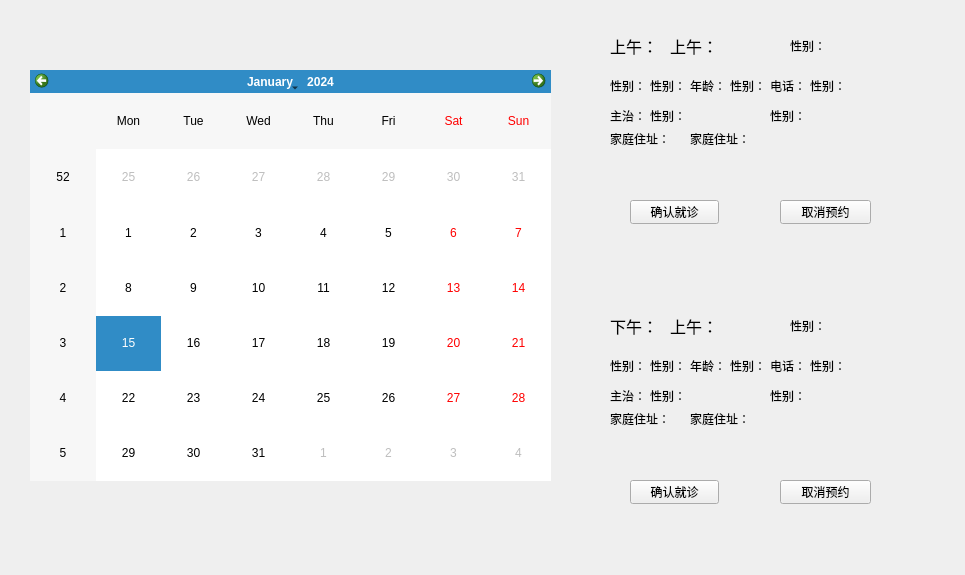
<?xml version="1.0" encoding="UTF-8"?>
<ui version="4.0">
 <class>Order</class>
 <widget class="QWidget" name="Order">
  <property name="geometry">
   <rect>
    <x>0</x>
    <y>0</y>
    <width>965</width>
    <height>575</height>
   </rect>
  </property>
  <property name="windowTitle">
   <string>Form</string>
  </property>
  <widget class="QCalendarWidget" name="calendarWidget">
   <property name="geometry">
    <rect>
     <x>30</x>
     <y>70</y>
     <width>521</width>
     <height>411</height>
    </rect>
   </property>
  </widget>
  <widget class="QWidget" name="widget" native="true">
   <property name="geometry">
    <rect>
     <x>590</x>
     <y>20</y>
     <width>341</width>
     <height>531</height>
    </rect>
   </property>
   <widget class="QWidget" name="widget_2" native="true">
    <property name="geometry">
     <rect>
      <x>10</x>
      <y>10</y>
      <width>321</width>
      <height>221</height>
     </rect>
    </property>
    <widget class="QLabel" name="label">
     <property name="geometry">
      <rect>
       <x>10</x>
       <y>0</y>
       <width>51</width>
       <height>31</height>
      </rect>
     </property>
     <property name="font">
      <font>
       <family>黑体</family>
       <pointsize>12</pointsize>
      </font>
     </property>
     <property name="text">
      <string>上午：</string>
     </property>
    </widget>
    <widget class="QLabel" name="label_name">
     <property name="geometry">
      <rect>
       <x>70</x>
       <y>0</y>
       <width>51</width>
       <height>31</height>
      </rect>
     </property>
     <property name="font">
      <font>
       <family>黑体</family>
       <pointsize>12</pointsize>
      </font>
     </property>
     <property name="text">
      <string>上午：</string>
     </property>
    </widget>
    <widget class="QWidget" name="widget_time" native="true">
     <property name="geometry">
      <rect>
       <x>0</x>
       <y>30</y>
       <width>321</width>
       <height>191</height>
      </rect>
     </property>
     <widget class="QLabel" name="label_2">
      <property name="geometry">
       <rect>
        <x>90</x>
        <y>10</y>
        <width>41</width>
        <height>31</height>
       </rect>
      </property>
      <property name="text">
       <string>年龄：</string>
      </property>
     </widget>
     <widget class="QLabel" name="label_phone">
      <property name="geometry">
       <rect>
        <x>210</x>
        <y>10</y>
        <width>101</width>
        <height>31</height>
       </rect>
      </property>
      <property name="text">
       <string>性别：</string>
      </property>
     </widget>
     <widget class="QLabel" name="label_sex">
      <property name="geometry">
       <rect>
        <x>50</x>
        <y>10</y>
        <width>41</width>
        <height>31</height>
       </rect>
      </property>
      <property name="text">
       <string>性别：</string>
      </property>
     </widget>
     <widget class="QLabel" name="label_state">
      <property name="geometry">
       <rect>
        <x>170</x>
        <y>40</y>
        <width>41</width>
        <height>31</height>
       </rect>
      </property>
      <property name="text">
       <string>性别：</string>
      </property>
     </widget>
     <widget class="QLabel" name="label_mainAppeal">
      <property name="geometry">
       <rect>
        <x>50</x>
        <y>40</y>
        <width>101</width>
        <height>31</height>
       </rect>
      </property>
      <property name="text">
       <string>性别：</string>
      </property>
     </widget>
     <widget class="QLabel" name="label_8">
      <property name="geometry">
       <rect>
        <x>10</x>
        <y>70</y>
        <width>71</width>
        <height>51</height>
       </rect>
      </property>
      <property name="text">
       <string>家庭住址：</string>
      </property>
      <property name="alignment">
       <set>Qt::AlignLeading|Qt::AlignLeft|Qt::AlignTop</set>
      </property>
     </widget>
     <widget class="QLabel" name="label_address">
      <property name="geometry">
       <rect>
        <x>90</x>
        <y>70</y>
        <width>221</width>
        <height>51</height>
       </rect>
      </property>
      <property name="text">
       <string>家庭住址：</string>
      </property>
      <property name="alignment">
       <set>Qt::AlignLeading|Qt::AlignLeft|Qt::AlignTop</set>
      </property>
     </widget>
     <widget class="QLabel" name="label_4">
      <property name="geometry">
       <rect>
        <x>10</x>
        <y>10</y>
        <width>41</width>
        <height>31</height>
       </rect>
      </property>
      <property name="text">
       <string>性别：</string>
      </property>
     </widget>
     <widget class="QLabel" name="label_age">
      <property name="geometry">
       <rect>
        <x>130</x>
        <y>10</y>
        <width>41</width>
        <height>31</height>
       </rect>
      </property>
      <property name="text">
       <string>性别：</string>
      </property>
     </widget>
     <widget class="QLabel" name="label_5">
      <property name="geometry">
       <rect>
        <x>10</x>
        <y>40</y>
        <width>41</width>
        <height>31</height>
       </rect>
      </property>
      <property name="text">
       <string>主治：</string>
      </property>
     </widget>
     <widget class="QLabel" name="label_10">
      <property name="geometry">
       <rect>
        <x>170</x>
        <y>10</y>
        <width>41</width>
        <height>31</height>
       </rect>
      </property>
      <property name="text">
       <string>电话：</string>
      </property>
     </widget>
     <widget class="QPushButton" name="pushButton_sureOrder">
      <property name="geometry">
       <rect>
        <x>30</x>
        <y>140</y>
        <width>89</width>
        <height>24</height>
       </rect>
      </property>
      <property name="text">
       <string>确认就诊</string>
      </property>
     </widget>
     <widget class="QPushButton" name="pushButton_cancelOrder">
      <property name="geometry">
       <rect>
        <x>180</x>
        <y>140</y>
        <width>91</width>
        <height>24</height>
       </rect>
      </property>
      <property name="text">
       <string>取消预约</string>
      </property>
     </widget>
    </widget>
    <widget class="QLabel" name="label_ID">
     <property name="geometry">
      <rect>
       <x>190</x>
       <y>0</y>
       <width>71</width>
       <height>31</height>
      </rect>
     </property>
     <property name="text">
      <string>性别：</string>
     </property>
    </widget>
   </widget>
   <widget class="QWidget" name="widget_3" native="true">
    <property name="geometry">
     <rect>
      <x>10</x>
      <y>290</y>
      <width>321</width>
      <height>221</height>
     </rect>
    </property>
    <widget class="QLabel" name="label_13">
     <property name="geometry">
      <rect>
       <x>10</x>
       <y>0</y>
       <width>51</width>
       <height>31</height>
      </rect>
     </property>
     <property name="font">
      <font>
       <family>黑体</family>
       <pointsize>12</pointsize>
      </font>
     </property>
     <property name="text">
      <string>下午：</string>
     </property>
    </widget>
    <widget class="QLabel" name="label_name_3">
     <property name="geometry">
      <rect>
       <x>70</x>
       <y>0</y>
       <width>51</width>
       <height>31</height>
      </rect>
     </property>
     <property name="font">
      <font>
       <family>黑体</family>
       <pointsize>12</pointsize>
      </font>
     </property>
     <property name="text">
      <string>上午：</string>
     </property>
    </widget>
    <widget class="QWidget" name="widget_time_3" native="true">
     <property name="geometry">
      <rect>
       <x>0</x>
       <y>30</y>
       <width>321</width>
       <height>191</height>
      </rect>
     </property>
     <widget class="QLabel" name="label_14">
      <property name="geometry">
       <rect>
        <x>90</x>
        <y>10</y>
        <width>41</width>
        <height>31</height>
       </rect>
      </property>
      <property name="text">
       <string>年龄：</string>
      </property>
     </widget>
     <widget class="QLabel" name="label_phone_3">
      <property name="geometry">
       <rect>
        <x>210</x>
        <y>10</y>
        <width>101</width>
        <height>31</height>
       </rect>
      </property>
      <property name="text">
       <string>性别：</string>
      </property>
     </widget>
     <widget class="QLabel" name="label_sex_3">
      <property name="geometry">
       <rect>
        <x>50</x>
        <y>10</y>
        <width>41</width>
        <height>31</height>
       </rect>
      </property>
      <property name="text">
       <string>性别：</string>
      </property>
     </widget>
     <widget class="QLabel" name="label_state_3">
      <property name="geometry">
       <rect>
        <x>170</x>
        <y>40</y>
        <width>41</width>
        <height>31</height>
       </rect>
      </property>
      <property name="text">
       <string>性别：</string>
      </property>
     </widget>
     <widget class="QLabel" name="label_mainAppeal_3">
      <property name="geometry">
       <rect>
        <x>50</x>
        <y>40</y>
        <width>101</width>
        <height>31</height>
       </rect>
      </property>
      <property name="text">
       <string>性别：</string>
      </property>
     </widget>
     <widget class="QLabel" name="label_15">
      <property name="geometry">
       <rect>
        <x>10</x>
        <y>70</y>
        <width>71</width>
        <height>51</height>
       </rect>
      </property>
      <property name="text">
       <string>家庭住址：</string>
      </property>
      <property name="alignment">
       <set>Qt::AlignLeading|Qt::AlignLeft|Qt::AlignTop</set>
      </property>
     </widget>
     <widget class="QLabel" name="label_address_3">
      <property name="geometry">
       <rect>
        <x>90</x>
        <y>70</y>
        <width>221</width>
        <height>51</height>
       </rect>
      </property>
      <property name="text">
       <string>家庭住址：</string>
      </property>
      <property name="alignment">
       <set>Qt::AlignLeading|Qt::AlignLeft|Qt::AlignTop</set>
      </property>
     </widget>
     <widget class="QLabel" name="label_16">
      <property name="geometry">
       <rect>
        <x>10</x>
        <y>10</y>
        <width>41</width>
        <height>31</height>
       </rect>
      </property>
      <property name="text">
       <string>性别：</string>
      </property>
     </widget>
     <widget class="QLabel" name="label_age_3">
      <property name="geometry">
       <rect>
        <x>130</x>
        <y>10</y>
        <width>41</width>
        <height>31</height>
       </rect>
      </property>
      <property name="text">
       <string>性别：</string>
      </property>
     </widget>
     <widget class="QLabel" name="label_17">
      <property name="geometry">
       <rect>
        <x>10</x>
        <y>40</y>
        <width>41</width>
        <height>31</height>
       </rect>
      </property>
      <property name="text">
       <string>主治：</string>
      </property>
     </widget>
     <widget class="QLabel" name="label_18">
      <property name="geometry">
       <rect>
        <x>170</x>
        <y>10</y>
        <width>41</width>
        <height>31</height>
       </rect>
      </property>
      <property name="text">
       <string>电话：</string>
      </property>
     </widget>
     <widget class="QPushButton" name="pushButton_sureOrder_3">
      <property name="geometry">
       <rect>
        <x>30</x>
        <y>140</y>
        <width>89</width>
        <height>24</height>
       </rect>
      </property>
      <property name="text">
       <string>确认就诊</string>
      </property>
     </widget>
     <widget class="QPushButton" name="pushButton_cancelOrder_3">
      <property name="geometry">
       <rect>
        <x>180</x>
        <y>140</y>
        <width>91</width>
        <height>24</height>
       </rect>
      </property>
      <property name="text">
       <string>取消预约</string>
      </property>
     </widget>
    </widget>
    <widget class="QLabel" name="label_ID_3">
     <property name="geometry">
      <rect>
       <x>190</x>
       <y>0</y>
       <width>71</width>
       <height>31</height>
      </rect>
     </property>
     <property name="text">
      <string>性别：</string>
     </property>
    </widget>
   </widget>
  </widget>
 </widget>
 <resources/>
 <connections/>
</ui>
